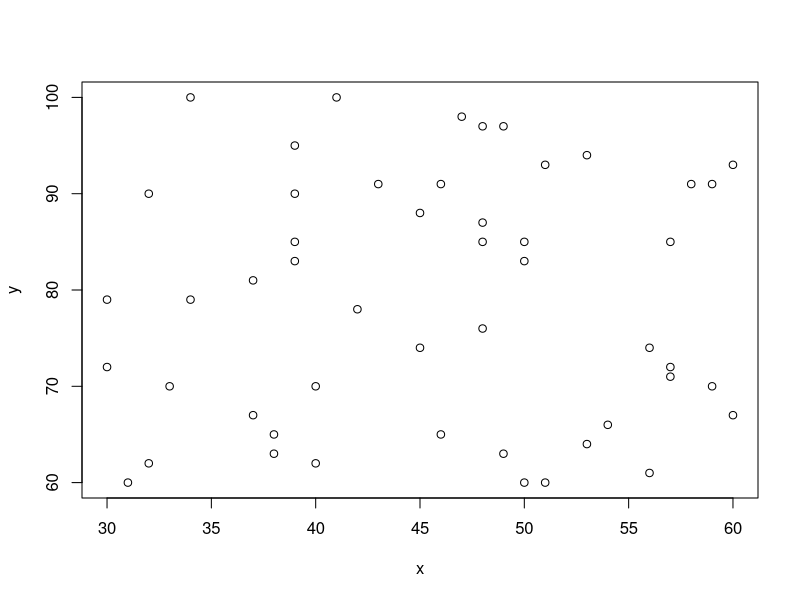
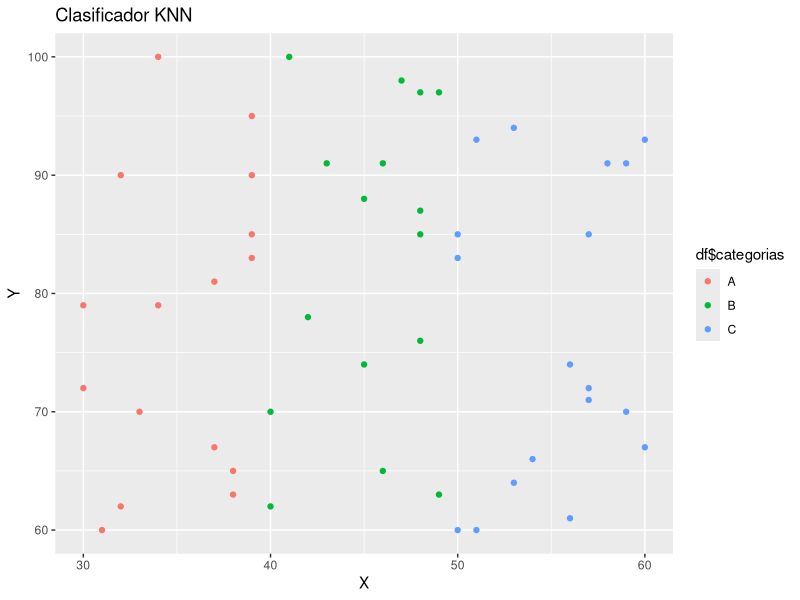
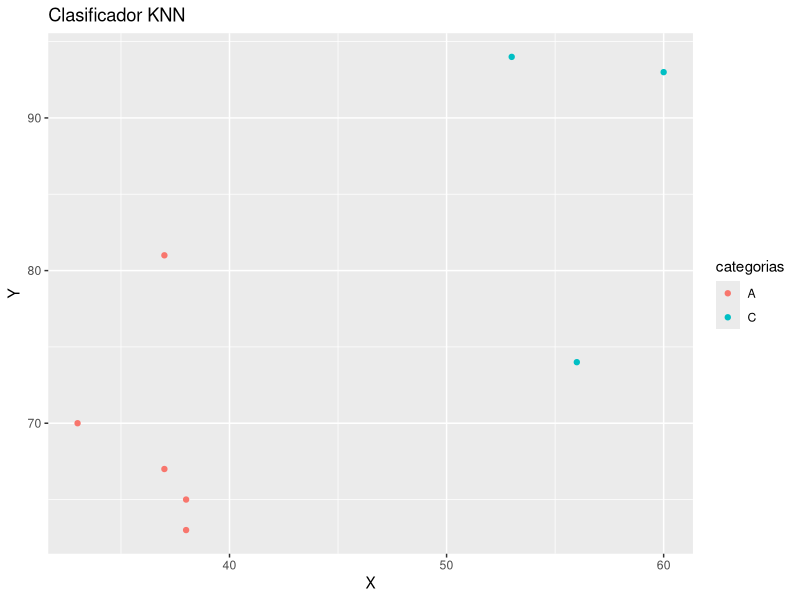

These figures' R source, in order:
x<-sample(30:60,50, replace = T)
y<-sample(60:100, 50, replace = T)
df<-data.frame(x,y)
plot(df)

###Categorizando
etiquetar<-function(df){
  categorias<-c()
  for(i in 1:NROW(df)){
    if(df$x[i]>=30 & df$x[i]<40)
      categorias<-c(categorias, 'A')
    else if(df$x[i]>=40 & df$x[i]<50)
      categorias<-c(categorias, 'B')
    else 
      categorias<-c(categorias, 'C')
  }
  df<-cbind(df,categorias) 
  return (df)
}
df=etiquetar(df)

###Visaulizando el df
library(ggplot2)
ggplot(data = df, aes(x=df$x, y = df$y, color=df$categorias))+geom_point()+xlab("X")+ylab("Y")+ggtitle("Clasificador KNN")

###Datos para entrenamiento
ids=sample(1:nrow(df),0.85*nrow(df))
dfEnt<-df[ids,]
nrow(dfEnt)
dfTest<-df[-ids,]
nrow(dfTest)
ggplot(data =dfTest, aes(x=x, y =y, color=categorias))+geom_point()+xlab("X")+ylab("Y")+ggtitle("Clasificador KNN")

dfTemp=df
knn<-function(dfTemp,newx,newy,k){
  #To-do probar para k-vecinos, obtener las probabilidades
  #jaccard, malahanobis, euclidiana
  newx<-35#para prueba
  newy<-70
  pos<-0
  dm<-(abs(newx-dfTemp$x)+abs(newy-dfTemp$y))
  dfTemp<-cbind(dfTemp,dm)
  dfTemp
  ##forma lenta
  #minimo<-min(dm)
  #for(i in 1:nrow(dfTemp)){
  #  if(minimo==dfTemp[i,4])
  #    p<-i
  #}
  #dfTemp[p,3]
  ##Forma rapida
  return(dfTemp[dfTemp[,4]==min(dm),3])
 
}
knn(df,35,70,1)
